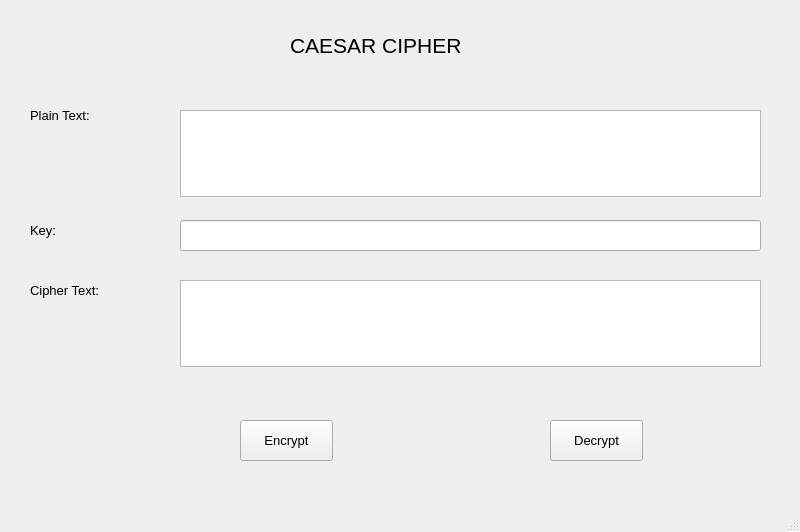
<?xml version="1.0" encoding="UTF-8"?>
<ui version="4.0">
 <class>MainWindow</class>
 <widget class="QMainWindow" name="MainWindow">
  <property name="geometry">
   <rect>
    <x>0</x>
    <y>0</y>
    <width>800</width>
    <height>532</height>
   </rect>
  </property>
  <property name="windowTitle">
   <string>MainWindow</string>
  </property>
  <widget class="QWidget" name="centralwidget">
   <widget class="QLabel" name="label">
    <property name="geometry">
     <rect>
      <x>290</x>
      <y>20</y>
      <width>211</width>
      <height>51</height>
     </rect>
    </property>
    <property name="font">
     <font>
      <pointsize>16</pointsize>
     </font>
    </property>
    <property name="text">
     <string>CAESAR CIPHER</string>
    </property>
   </widget>
   <widget class="QLabel" name="label_2">
    <property name="geometry">
     <rect>
      <x>30</x>
      <y>100</y>
      <width>91</width>
      <height>31</height>
     </rect>
    </property>
    <property name="font">
     <font>
      <pointsize>10</pointsize>
     </font>
    </property>
    <property name="text">
     <string>Plain Text:</string>
    </property>
   </widget>
   <widget class="QLabel" name="label_3">
    <property name="geometry">
     <rect>
      <x>30</x>
      <y>210</y>
      <width>55</width>
      <height>41</height>
     </rect>
    </property>
    <property name="font">
     <font>
      <pointsize>10</pointsize>
     </font>
    </property>
    <property name="text">
     <string>Key:</string>
    </property>
   </widget>
   <widget class="QLabel" name="label_4">
    <property name="geometry">
     <rect>
      <x>30</x>
      <y>270</y>
      <width>91</width>
      <height>41</height>
     </rect>
    </property>
    <property name="font">
     <font>
      <pointsize>10</pointsize>
     </font>
    </property>
    <property name="text">
     <string>Cipher Text:</string>
    </property>
   </widget>
   <widget class="QTextEdit" name="textEdit">
    <property name="geometry">
     <rect>
      <x>180</x>
      <y>110</y>
      <width>581</width>
      <height>87</height>
     </rect>
    </property>
   </widget>
   <widget class="QLineEdit" name="lineEdit">
    <property name="geometry">
     <rect>
      <x>180</x>
      <y>220</y>
      <width>581</width>
      <height>31</height>
     </rect>
    </property>
   </widget>
   <widget class="QPlainTextEdit" name="plainTextEdit">
    <property name="geometry">
     <rect>
      <x>180</x>
      <y>280</y>
      <width>581</width>
      <height>87</height>
     </rect>
    </property>
   </widget>
   <widget class="QPushButton" name="pushButton">
    <property name="geometry">
     <rect>
      <x>240</x>
      <y>420</y>
      <width>93</width>
      <height>41</height>
     </rect>
    </property>
    <property name="font">
     <font>
      <pointsize>10</pointsize>
     </font>
    </property>
    <property name="text">
     <string>Encrypt</string>
    </property>
   </widget>
   <widget class="QPushButton" name="pushButton_2">
    <property name="geometry">
     <rect>
      <x>550</x>
      <y>420</y>
      <width>93</width>
      <height>41</height>
     </rect>
    </property>
    <property name="font">
     <font>
      <pointsize>10</pointsize>
     </font>
    </property>
    <property name="text">
     <string>Decrypt</string>
    </property>
   </widget>
  </widget>
  <widget class="QMenuBar" name="menubar">
   <property name="geometry">
    <rect>
     <x>0</x>
     <y>0</y>
     <width>800</width>
     <height>26</height>
    </rect>
   </property>
  </widget>
  <widget class="QStatusBar" name="statusbar"/>
 </widget>
 <resources/>
 <connections/>
</ui>
